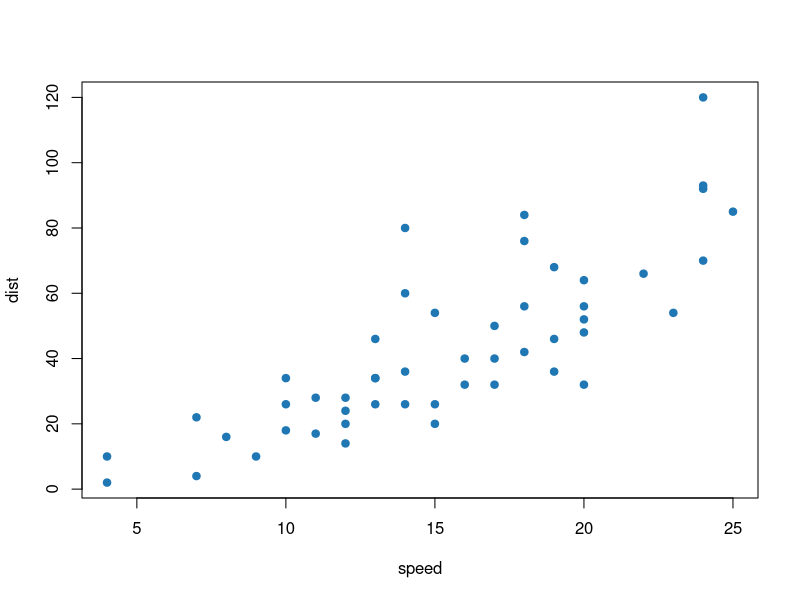

Generate this figure with R:
## ---- chunk 1
#| label: fig-template
#| fig-cap: "Template example figure."
#| echo: false

plot(cars, pch = 19, col = "#1f77b4")
